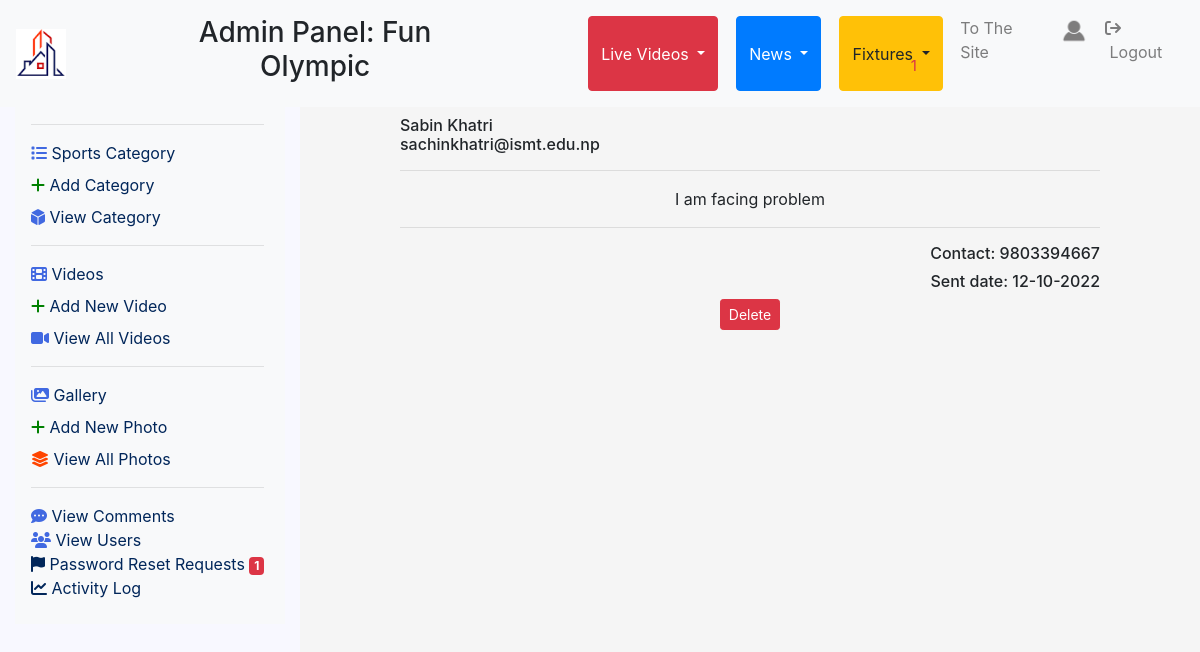
The app's page /admin/open_email.php?eid=9 (signed in) with its own data.
### tables this page shows
CREATE TABLE `users` (
  `uid` int(11) NOT NULL,
  `fullname` varchar(255) NOT NULL,
  `phone` varchar(255) NOT NULL,
  `nationality` varchar(255) NOT NULL,
  `email` varchar(255) NOT NULL,
  `profile_image` varchar(255) NOT NULL,
  `username` varchar(255) NOT NULL,
  `password` varchar(255) NOT NULL,
  `status` varchar(255) NOT NULL,
  `registered_date` varchar(255) NOT NULL,
  `is_admin` int(11) NOT NULL,
  `last_login` varchar(255) NOT NULL
);

CREATE TABLE `emails` (
  `eid` int(11) NOT NULL,
  `fullname` varchar(255) NOT NULL,
  `phone` varchar(255) NOT NULL,
  `email` varchar(255) NOT NULL,
  `message` varchar(5000) NOT NULL,
  `status` varchar(255) NOT NULL,
  `sent_date` varchar(255) NOT NULL
);

### admin/open_email.php (the view, shortened to what this page needs)
<?php include "admin_header.php"; ?>
<div class="col-md-3" id="sidebar">
    <?php include "sidebar.php"?>
</div>
<div class="col-md-9" id="main-container" style="padding:40px 100px; background:whitesmoke">
<?php
if(isset($_GET['eid'])){
    $query_email = "SELECT * FROM emails WHERE eid = {$_GET['eid']}";
    $select_email = mysqli_query($connection, $query_email);
    while($row = mysqli_fetch_assoc($select_email)) {
        $eid      = $row['eid'];
        $fullname = $row['fullname'];
        $phone    = $row['phone'];
        $email    = $row['email'];
        $message  = $row['message'];
        $sent_date= $row['sent_date'];
    }
    echo "<h6>$fullname<br>$email</h6>
    <hr>
    <p class='text-center'>$message</p>
    <hr>
    <h6 class='text-right'>Contact: $phone</h6>
    <h6 class='text-right'>Sent date: $sent_date</h6>
    <h6 class='text-center'>
    <a href='view_emails.php?delete=$eid&title=$fullname' class='btn btn-danger btn-sm' onClick=\"javascript: return confirm('Are you sure you want to delete?'); \">Delete</a>
    </h6>
    ";
}
?>
</div>
<?php include "admin_footer.php" ?>

### admin/admin_header.php (shortened to what this page needs)
<?php include "functions.php" ?>
<?php
$username = $_SESSION['username'];
?>
<!DOCTYPE html>
<html lang="en">
<head>
    <link rel="stylesheet" href="https://stackpath.bootstrapcdn.com/bootstrap/4.5.0/css/bootstrap.min.css">
    <link rel="stylesheet" href="https://maxcdn.bootstrapcdn.com/font-awesome/4.7.0/css/font-awesome.min.css">
    <link rel="stylesheet" href="css/style.css">
</head>
<body>
    <div class="container-fluid">
        <nav class="navbar navbar-expand-md fixed-top navbar-light bg-light">
            <a class="navbar-brand" href="../admin/"><img src="../images/logo.png" height="50" width="50" alt=""></a>
            <div class="collapse navbar-collapse" id="navbarNav">
                <ul class="navbar-nav mr-auto">
                    <h3 class="text-center">Admin Panel: Fun Olympic</h3>
                    <div class="btn-group">
                        <button type="button" class="btn btn-danger dropdown-toggle" data-toggle="dropdown"
                            aria-haspopup="true" aria-expanded="false">
                            Live Videos
                        </button>
                    </div>
                    <div class="btn-group">
                        <button type="button" class="btn btn-primary dropdown-toggle" data-toggle="dropdown"
                            aria-haspopup="true" aria-expanded="false">
                            News
                        </button>
                    </div>
                    <div class="btn-group">
                        <button type="button" class="btn btn-warning dropdown-toggle" data-toggle="dropdown"
                            aria-haspopup="true" aria-expanded="false">
                            Fixtures
                        </button>
                    </div>
                </ul>
                <ul class="navbar-nav">
                <li class="nav-item">
                        <a href="view_emails.php" class="nav-link text-danger" style="font-size:25px" data-toggle="tooltip" title="Emails"><i class="fa-solid fa-bell"></i>
                        <sup><small>
                            <?php
                        $query = "SELECT * FROM emails WHERE status='unread'";
                        $select_from_table = mysqli_query($connection, $query);
                        echo mysqli_num_rows($select_from_table);
                        ?>
                        </small></sup>
                        </a>
                    </li>
                    <li class="nav-item">
                        <a href="../home.php" class="nav-link" target="_blank">To The Site</a>
                    </li>
                    <li class="nav-item">
                        <a class="nav-link" href="profile.php">
                        <?php
                            $query = "SELECT * FROM users WHERE username = '$username'";
                            $select_user = mysqli_query($connection, $query);
                            while($row = mysqli_fetch_assoc($select_user)) {
                                $profile_image = $row['profile_image'];
                            ?>
                            <img
                                src="../images/<?php echo $profile_image ?>"
                                height="30" width="30" alt="" style="border-radius:50%"
                                ><?php } ?>
                            </a>
                    </li>
                    <li class="nav-item">
                        <a class="nav-link" href="../logout.php"><i
                                class="fa-solid fa-arrow-right-from-bracket"></i>&nbsp;Logout</a>
                    </li>
                </ul>
            </div>
        </nav>
        <div class="row">
        </div>
        <div class="row">

### admin/css/style.css (style rules this page uses)
html { height: 100%; }
#main-container { margin-top: 60px; position: fixed; left:25%; height: 90%; overflow-y: auto; padding: 20px; }
#sidebar { padding-top:60px; background-color: ghostwhite; position: fixed; left:0; height: 100%; overflow-y: auto; }

### admin/css/sidebar.css (style rules this page uses)
ul { margin-left:-40px; }
ul li { list-style: none; color:#01265a; }
ul li a { color: #01265a; }

### records on screen
users: profile_image (placeholder picture)
emails: fullname "Sabin Khatri", email "sachinkhatri@ismt.edu.np", message "I am facing problem", phone "9803394667", sent_date "12-10-2022"

### other values on screen
mysqli_num_rows($select_from_table) "1"
pending_password_reset_count() "1"
